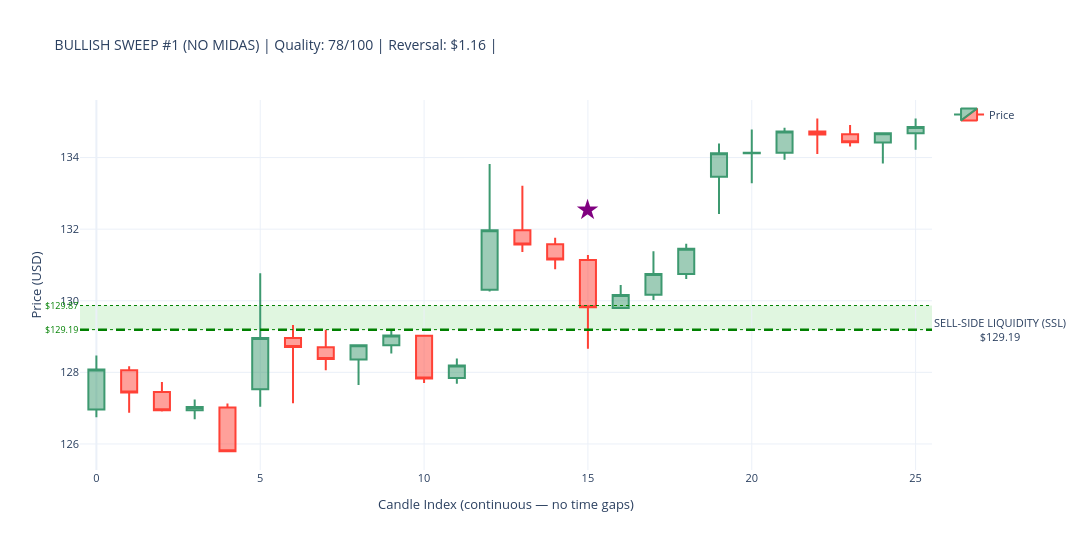
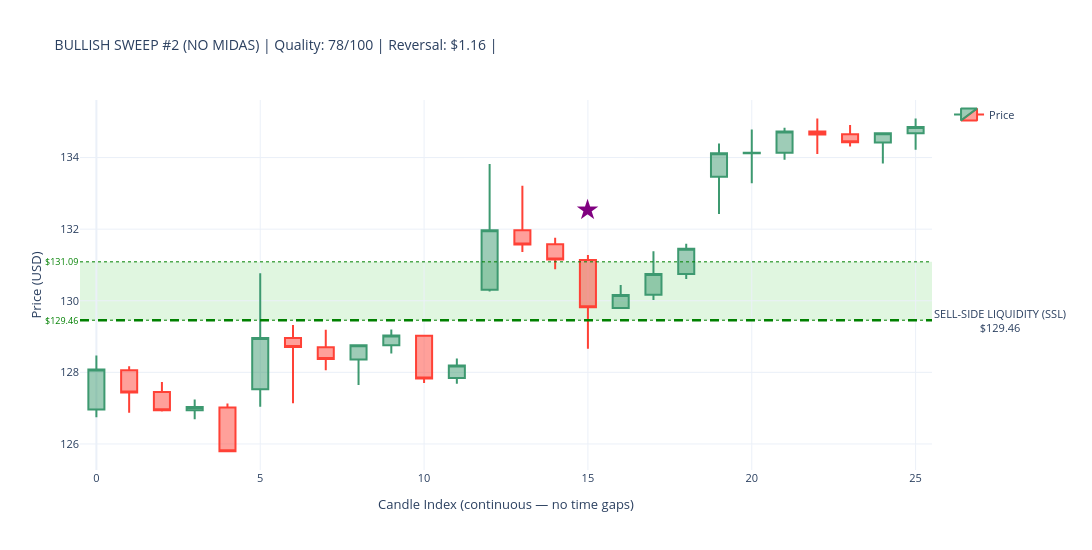
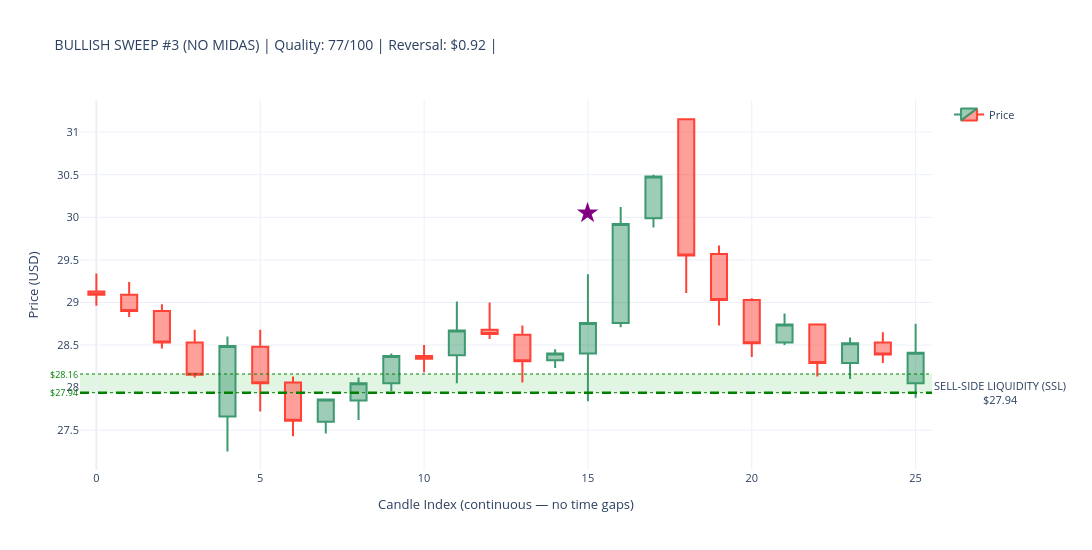
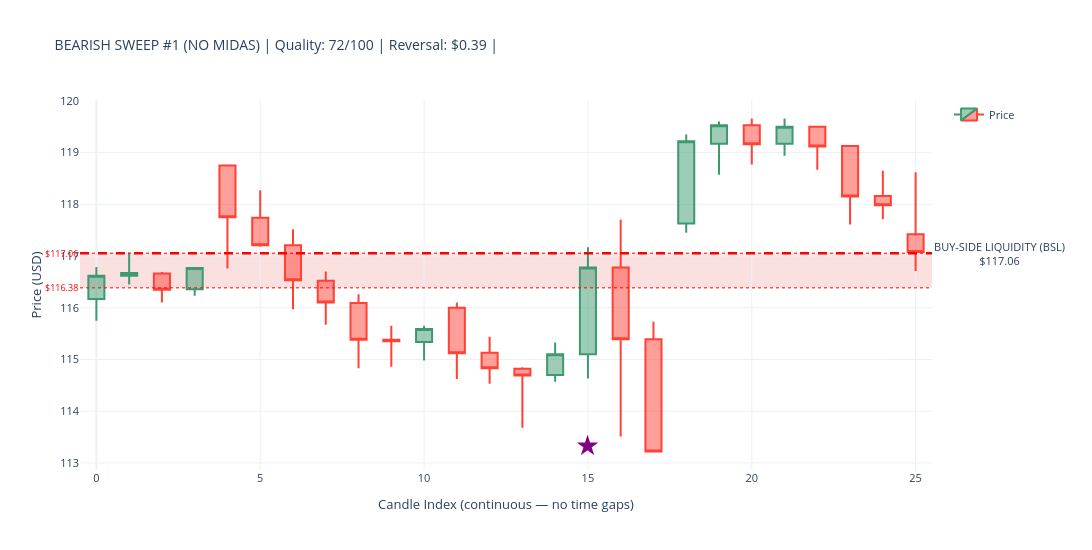

Source (notebook cell) for these figures, in order:
### Code cell
# ---------------------------------------------------------------------------
# SWEEP DETECTION CANDLESTICK VISUALIZATIONS WITH LIQUIDITY ZONES
# ---------------------------------------------------------------------------

required_vars = ['sweeps_hourly_no_midas', 'sweeps_hourly_with_midas', 'hourly_data']
missing_vars  = [v for v in required_vars if v not in globals()]

if missing_vars:
    print(f"\n⚠ WARNING: Missing variables — {missing_vars}")
    print("Please execute Part 8 first. Skipping visualization...")
else:
    print("\n✓ All required variables present. Proceeding with visualization...")

if not missing_vars:

    print("\n" + "=" * 70)
    print("VISUALIZING TOP SWEEPS — CANDLESTICK CHARTS WITH LIQUIDITY ZONES")
    print("=" * 70)

    import plotly.graph_objects as go

    price_data = hourly_data.copy()
    print(f"\n✓ Hourly data: {len(price_data)} candles")
    print(f"  Date range: {price_data['timestamp'].min().date()} → "
          f"{price_data['timestamp'].max().date()}")

    print(f"\nSweep data check:")
    print(f"  NO MIDAS  : {len(sweeps_hourly_no_midas)} total sweeps")
    if len(sweeps_hourly_no_midas) > 0:
        print(f"    Bullish : {(sweeps_hourly_no_midas['sweep_type']=='BULLISH').sum()}")
        print(f"    Bearish : {(sweeps_hourly_no_midas['sweep_type']=='BEARISH').sum()}")
    print(f"  WITH MIDAS: {len(sweeps_hourly_with_midas)} total sweeps")
    if len(sweeps_hourly_with_midas) > 0:
        print(f"    Bullish : {(sweeps_hourly_with_midas['sweep_type']=='BULLISH').sum()}")
        print(f"    Bearish : {(sweeps_hourly_with_midas['sweep_type']=='BEARISH').sum()}")


    def make_candlestick_chart_with_zones(
        price_df, sweep_timestamp, zone_level,
        zone_top, zone_bottom,
        sweep_type, chart_title
    ):
        try:
            # ── exact-hour timestamp match ────────────────────────────────────
            sweep_ts       = pd.to_datetime(sweep_timestamp)
            sweep_ts_naive = sweep_ts.tz_localize(None) if sweep_ts.tzinfo else sweep_ts
            ts_col_naive   = pd.to_datetime(price_df['timestamp']).dt.tz_localize(None)

            exact = price_df[ts_col_naive == sweep_ts_naive]
            sweep_idx = exact.index[0] if len(exact) > 0 else (
                (ts_col_naive - sweep_ts_naive).abs().idxmin()
            )

            sweep_pos = price_df.index.get_loc(sweep_idx)
            start_pos = max(0, sweep_pos - 15)
            end_pos   = min(len(price_df) - 1, sweep_pos + 10)

            subset = price_df.iloc[start_pos : end_pos + 1].copy().reset_index(drop=True)
            subset['candle_idx'] = range(len(subset))

            # FIX: build hover text as a list — Candlestick uses `text`, not `hovertemplate`
            hover_texts = [
                (f"{row['timestamp'].strftime('%Y-%m-%d %H:%M')}<br>"
                 f"O: ${row['open']:.2f}  H: ${row['high']:.2f}<br>"
                 f"L: ${row['low']:.2f}   C: ${row['close']:.2f}")
                for _, row in subset.iterrows()
            ]

            # ── candlestick ───────────────────────────────────────────────────
            fig = go.Figure(data=[go.Candlestick(
                x=subset['candle_idx'],
                open=subset['open'],  high=subset['high'],
                low=subset['low'],    close=subset['close'],
                name='Price',
                text=hover_texts,          # ← was hovertemplate (unsupported)
                hoverinfo='text',          # tell Plotly to show our text on hover
            )])

            # ── ICT-correct zone labels + actual boundaries ───────────────────
            if sweep_type == 'BULLISH':
                fill_color = 'rgba(0,180,0,0.12)'
                line_color = 'green'
                zone_label = 'SELL-SIDE LIQUIDITY (SSL)'
            else:
                fill_color = 'rgba(220,0,0,0.12)'
                line_color = 'red'
                zone_label = 'BUY-SIDE LIQUIDITY (BSL)'

            fig.add_hrect(
                y0=zone_bottom, y1=zone_top,
                fillcolor=fill_color, opacity=1.0,
                layer='below', line_width=0,
            )
            fig.add_hline(
                y=zone_level,
                line_width=2.5, line_dash='dash', line_color=line_color,
                annotation_text=f'{zone_label}<br>${zone_level:.2f}',
                annotation_position='right',
                annotation=dict(font_size=11, bgcolor='rgba(255,255,255,0.85)')
            )
            for y_val in [zone_top, zone_bottom]:
                fig.add_hline(
                    y=y_val, line_width=1, line_dash='dot', line_color=line_color,
                    annotation_text=f'${y_val:.2f}', annotation_position='left',
                    annotation=dict(font_size=9, font_color=line_color)
                )

            # ── sweep marker ──────────────────────────────────────────────────
            sweep_subset_pos = sweep_pos - start_pos
            if 0 <= sweep_subset_pos < len(subset):
                row_c = subset.iloc[sweep_subset_pos]
                cr    = row_c['high'] - row_c['low']
                arrow_y = (row_c['high'] + cr * 0.5 if sweep_type == 'BULLISH'
                           else row_c['low'] - cr * 0.5)
                fig.add_annotation(
                    x=row_c['candle_idx'], y=arrow_y,
                    text='★', showarrow=False,
                    font=dict(size=28, color='purple'),
                    xanchor='center'
                )

            fig.update_layout(
                title=dict(text=chart_title, font=dict(size=14)),
                yaxis_title='Price (USD)',
                xaxis_title='Candle Index (continuous — no time gaps)',
                template='plotly_white',
                height=550, width=1150,
                hovermode='x unified',
                xaxis_rangeslider_visible=False,
                xaxis=dict(type='linear'),
                showlegend=True,
                font=dict(size=11),
                margin=dict(l=80, r=160, t=100, b=80),
            )
            return fig

        except Exception as e:
            print(f"      ✗ Error ({type(e).__name__}): {e}")
            return None


    def plot_sweep_set(sweeps_df, label):
        if sweeps_df.empty:
            print(f"\n✗ No sweeps in {label} dataset")
            return

        print(f"\n{'=' * 70}")
        print(f"{label} SWEEPS WITH LIQUIDITY ZONES")
        print('=' * 70)

        for sweep_type, side_label in [
            ('BULLISH', 'SSL Raids (demand zone sweeps — bullish reversal)'),
            ('BEARISH', 'BSL Raids (supply zone sweeps — bearish reversal)'),
        ]:
            subset = (
                sweeps_df[sweeps_df['sweep_type'] == sweep_type]
                .nlargest(3, 'sweep_quality_score')
            )
            print(f"\n{side_label}  ({len(subset)} shown):")

            for i, (_, row) in enumerate(subset.iterrows(), 1):
                z_top = float(row.get('zone_top',    row['zone_level'] * 1.005))
                z_bot = float(row.get('zone_bottom', row['zone_level'] * 0.995))

                title = (
                    f"{sweep_type} SWEEP #{i} ({label}) | "
                    f"Quality: {row['sweep_quality_score']:.0f}/100 | "
                    f"Reversal: ${row['reversal_distance']:.2f} | "
                )
                print(f"  {i}. {row['timestamp']}  zone=${row['zone_level']:.2f}")

                fig = make_candlestick_chart_with_zones(
                    price_data,
                    sweep_timestamp = row['timestamp'],
                    zone_level      = row['zone_level'],
                    zone_top        = z_top,
                    zone_bottom     = z_bot,
                    sweep_type      = sweep_type,
                    chart_title     = title,
                )
                if fig:
                    fig.show()
                else:
                    print("      → Could not create chart")


    plot_sweep_set(sweeps_hourly_no_midas,   'NO MIDAS')
    plot_sweep_set(sweeps_hourly_with_midas, 'WITH MIDAS')

    print("\n" + "=" * 70)
    print("✓ LIQUIDITY ZONE SWEEP VISUALIZATION COMPLETE")
    print("=" * 70)
    print("\nVISUAL LEGEND:")
    print("  🟢 GREEN ZONE : Demand zone — SSL raid (BULLISH sweep, reversal up)")
    print("  🔴 RED ZONE   : Supply zone — BSL raid (BEARISH sweep, reversal down)")
    print("  ★ Star        : Exact sweep detection candle")
    print("  - - Dashed    : Zone midline (zone_level)")
    print("  ··· Dotted    : Actual zone top / bottom boundaries")

### Figure 1 — Plotly figure (JSON) as saved in the notebook; plotly's stock layout.template omitted (floating-point values rounded to 4 significant figures)
{"data": [{"close": [128.1, 127.4, 126.9, 127.0, 125.8, 129.0, 128.7, 128.4, 128.8, 129.0, 127.8, 128.2, 132.0, 131.6, 131.2, 129.8, 130.2, 130.8, 131.4, 134.1, 134.1, 134.7, 134.6, 134.4, 134.7, 134.8], "high": [128.5, 128.2, 127.7, 127.2, 127.1, 130.8, 129.3, 129.2, 128.8, 129.2, 129.0, 128.4, 133.8, 133.2, 131.8, 131.3, 130.4, 131.4, 131.6, 134.4, 134.8, 134.8, 135.1, 134.9, 134.7, 135.1], "hoverinfo": "text", "low": [126.8, 126.9, 126.9, 126.7, 125.8, 127.0, 127.1, 128.1, 127.7, 128.5, 127.7, 127.7, 130.3, 131.4, 130.9, 128.7, 129.8, 130.0, 130.6, 132.4, 133.3, 133.9, 134.1, 134.3, 133.8, 134.2], "name": "Price", "open": [127.0, 128.1, 127.5, 126.9, 127.0, 127.5, 129.0, 128.7, 128.4, 128.8, 129.0, 127.8, 130.3, 132.0, 131.6, 131.1, 129.8, 130.2, 130.8, 133.5, 134.1, 134.1, 134.7, 134.7, 134.4, 134.7], "text": ["2024-07-05 11:30<br>O: $126.96  H: $128.47<br>L: $126.75   C: $128.08", "2024-07-05 12:30<br>O: $128.06  H: $128.17<br>L: $126.87   C: $127.44", "2024-07-05 13:30<br>O: $127.45  H: $127.73<br>L: $126.91   C: $126.94", "2024-07-05 14:30<br>O: $126.94  H: $127.24<br>L: $126.69   C: $127.03", "2024-07-05 15:30<br>O: $127.02  H: $127.13<br>L: $125.79   C: $125.80", "2024-07-08 09:30<br>O: $127.53  H: $130.77<br>L: $127.04   C: $128.96", "2024-07-08 10:30<br>O: $128.96  H: $129.32<br>L: $127.14   C: $128.71", "2024-07-08 11:30<br>O: $128.70  H: $129.19<br>L: $128.06   C: $128.37", "2024-07-08 12:30<br>O: $128.36  H: $128.76<br>L: $127.65   C: $128.76", "2024-07-08 13:30<br>O: $128.76  H: $129.20<br>L: $128.53   C: $129.03", "2024-07-08 14:30<br>O: $129.02  H: $129.02<br>L: $127.70   C: $127.83", "2024-07-08 15:30<br>O: $127.84  H: $128.39<br>L: $127.68   C: $128.19", "2024-07-09 09:30<br>O: $130.31  H: $133.82<br>L: $130.26   C: $131.97", "2024-07-09 10:30<br>O: $131.97  H: $133.21<br>L: $131.36   C: $131.57", "2024-07-09 11:30<br>O: $131.58  H: $131.76<br>L: $130.88   C: $131.15", "2024-07-09 12:30<br>O: $131.14  H: $131.28<br>L: $128.66   C: $129.82", "2024-07-09 13:30<br>O: $129.80  H: $130.44<br>L: $129.79   C: $130.16", "2024-07-09 14:30<br>O: $130.17  H: $131.38<br>L: $130.02   C: $130.75", "2024-07-09 15:30<br>O: $130.75  H: $131.59<br>L: $130.61   C: $131.45", "2024-07-10 09:30<br>O: $133.46  H: $134.39<br>L: $132.42   C: $134.12", "2024-07-10 10:30<br>O: $134.12  H: $134.78<br>L: $133.28   C: $134.13", "2024-07-10 11:30<br>O: $134.13  H: $134.83<br>L: $133.94   C: $134.73", "2024-07-10 12:30<br>O: $134.73  H: $135.09<br>L: $134.10   C: $134.64", "2024-07-10 13:30<br>O: $134.65  H: $134.91<br>L: $134.31   C: $134.43", "2024-07-10 14:30<br>O: $134.42  H: $134.70<br>L: $133.83   C: $134.68", "2024-07-10 15:30<br>O: $134.68  H: $135.09<br>L: $134.22   C: $134.85"], "type": "candlestick", "x": [0, 1, 2, 3, 4, 5, 6, 7, 8, 9, 10, 11, 12, 13, 14, 15, 16, 17, 18, 19, 20, 21, 22, 23, 24, 25]}], "layout": {"annotations": [{"bgcolor": "rgba(255,255,255,0.85)", "font": {"size": 11}, "showarrow": false, "text": "SELL-SIDE LIQUIDITY (SSL)<br>$129.19", "x": 1, "xanchor": "left", "xref": "x domain", "y": 129.2, "yanchor": "middle", "yref": "y"}, {"font": {"color": "green", "size": 9}, "showarrow": false, "text": "$129.87", "x": 0, "xanchor": "right", "xref": "x domain", "y": 129.9, "yanchor": "middle", "yref": "y"}, {"font": {"color": "green", "size": 9}, "showarrow": false, "text": "$129.19", "x": 0, "xanchor": "right", "xref": "x domain", "y": 129.2, "yanchor": "middle", "yref": "y"}, {"font": {"color": "purple", "size": 28}, "showarrow": false, "text": "★", "x": 15, "xanchor": "center", "y": 132.6}], "font": {"size": 11}, "height": 550, "hovermode": "x unified", "margin": {"b": 80, "l": 80, "r": 160, "t": 100}, "shapes": [{"fillcolor": "rgba(0,180,0,0.12)", "layer": "below", "line": {"width": 0}, "opacity": 1, "type": "rect", "x0": 0, "x1": 1, "xref": "x domain", "y0": 129.2, "y1": 129.9, "yref": "y"}, {"line": {"color": "green", "dash": "dash", "width": 2.5}, "type": "line", "x0": 0, "x1": 1, "xref": "x domain", "y0": 129.2, "y1": 129.2, "yref": "y"}, {"line": {"color": "green", "dash": "dot", "width": 1}, "type": "line", "x0": 0, "x1": 1, "xref": "x domain", "y0": 129.9, "y1": 129.9, "yref": "y"}, {"line": {"color": "green", "dash": "dot", "width": 1}, "type": "line", "x0": 0, "x1": 1, "xref": "x domain", "y0": 129.2, "y1": 129.2, "yref": "y"}], "showlegend": true, "title": {"font": {"size": 14}, "text": "BULLISH SWEEP #1 (NO MIDAS) | Quality: 78/100 | Reversal: $1.16 | "}, "width": 1150, "xaxis": {"rangeslider": {"visible": false}, "title": {"text": "Candle Index (continuous — no time gaps)"}, "type": "linear"}, "yaxis": {"title": {"text": "Price (USD)"}}}}

### Figure 2 — Plotly figure (JSON) as saved in the notebook; plotly's stock layout.template omitted (floating-point values rounded to 4 significant figures)
{"data": [{"close": [128.1, 127.4, 126.9, 127.0, 125.8, 129.0, 128.7, 128.4, 128.8, 129.0, 127.8, 128.2, 132.0, 131.6, 131.2, 129.8, 130.2, 130.8, 131.4, 134.1, 134.1, 134.7, 134.6, 134.4, 134.7, 134.8], "high": [128.5, 128.2, 127.7, 127.2, 127.1, 130.8, 129.3, 129.2, 128.8, 129.2, 129.0, 128.4, 133.8, 133.2, 131.8, 131.3, 130.4, 131.4, 131.6, 134.4, 134.8, 134.8, 135.1, 134.9, 134.7, 135.1], "hoverinfo": "text", "low": [126.8, 126.9, 126.9, 126.7, 125.8, 127.0, 127.1, 128.1, 127.7, 128.5, 127.7, 127.7, 130.3, 131.4, 130.9, 128.7, 129.8, 130.0, 130.6, 132.4, 133.3, 133.9, 134.1, 134.3, 133.8, 134.2], "name": "Price", "open": [127.0, 128.1, 127.5, 126.9, 127.0, 127.5, 129.0, 128.7, 128.4, 128.8, 129.0, 127.8, 130.3, 132.0, 131.6, 131.1, 129.8, 130.2, 130.8, 133.5, 134.1, 134.1, 134.7, 134.7, 134.4, 134.7], "text": ["2024-07-05 11:30<br>O: $126.96  H: $128.47<br>L: $126.75   C: $128.08", "2024-07-05 12:30<br>O: $128.06  H: $128.17<br>L: $126.87   C: $127.44", "2024-07-05 13:30<br>O: $127.45  H: $127.73<br>L: $126.91   C: $126.94", "2024-07-05 14:30<br>O: $126.94  H: $127.24<br>L: $126.69   C: $127.03", "2024-07-05 15:30<br>O: $127.02  H: $127.13<br>L: $125.79   C: $125.80", "2024-07-08 09:30<br>O: $127.53  H: $130.77<br>L: $127.04   C: $128.96", "2024-07-08 10:30<br>O: $128.96  H: $129.32<br>L: $127.14   C: $128.71", "2024-07-08 11:30<br>O: $128.70  H: $129.19<br>L: $128.06   C: $128.37", "2024-07-08 12:30<br>O: $128.36  H: $128.76<br>L: $127.65   C: $128.76", "2024-07-08 13:30<br>O: $128.76  H: $129.20<br>L: $128.53   C: $129.03", "2024-07-08 14:30<br>O: $129.02  H: $129.02<br>L: $127.70   C: $127.83", "2024-07-08 15:30<br>O: $127.84  H: $128.39<br>L: $127.68   C: $128.19", "2024-07-09 09:30<br>O: $130.31  H: $133.82<br>L: $130.26   C: $131.97", "2024-07-09 10:30<br>O: $131.97  H: $133.21<br>L: $131.36   C: $131.57", "2024-07-09 11:30<br>O: $131.58  H: $131.76<br>L: $130.88   C: $131.15", "2024-07-09 12:30<br>O: $131.14  H: $131.28<br>L: $128.66   C: $129.82", "2024-07-09 13:30<br>O: $129.80  H: $130.44<br>L: $129.79   C: $130.16", "2024-07-09 14:30<br>O: $130.17  H: $131.38<br>L: $130.02   C: $130.75", "2024-07-09 15:30<br>O: $130.75  H: $131.59<br>L: $130.61   C: $131.45", "2024-07-10 09:30<br>O: $133.46  H: $134.39<br>L: $132.42   C: $134.12", "2024-07-10 10:30<br>O: $134.12  H: $134.78<br>L: $133.28   C: $134.13", "2024-07-10 11:30<br>O: $134.13  H: $134.83<br>L: $133.94   C: $134.73", "2024-07-10 12:30<br>O: $134.73  H: $135.09<br>L: $134.10   C: $134.64", "2024-07-10 13:30<br>O: $134.65  H: $134.91<br>L: $134.31   C: $134.43", "2024-07-10 14:30<br>O: $134.42  H: $134.70<br>L: $133.83   C: $134.68", "2024-07-10 15:30<br>O: $134.68  H: $135.09<br>L: $134.22   C: $134.85"], "type": "candlestick", "x": [0, 1, 2, 3, 4, 5, 6, 7, 8, 9, 10, 11, 12, 13, 14, 15, 16, 17, 18, 19, 20, 21, 22, 23, 24, 25]}], "layout": {"annotations": [{"bgcolor": "rgba(255,255,255,0.85)", "font": {"size": 11}, "showarrow": false, "text": "SELL-SIDE LIQUIDITY (SSL)<br>$129.46", "x": 1, "xanchor": "left", "xref": "x domain", "y": 129.5, "yanchor": "middle", "yref": "y"}, {"font": {"color": "green", "size": 9}, "showarrow": false, "text": "$131.09", "x": 0, "xanchor": "right", "xref": "x domain", "y": 131.1, "yanchor": "middle", "yref": "y"}, {"font": {"color": "green", "size": 9}, "showarrow": false, "text": "$129.46", "x": 0, "xanchor": "right", "xref": "x domain", "y": 129.5, "yanchor": "middle", "yref": "y"}, {"font": {"color": "purple", "size": 28}, "showarrow": false, "text": "★", "x": 15, "xanchor": "center", "y": 132.6}], "font": {"size": 11}, "height": 550, "hovermode": "x unified", "margin": {"b": 80, "l": 80, "r": 160, "t": 100}, "shapes": [{"fillcolor": "rgba(0,180,0,0.12)", "layer": "below", "line": {"width": 0}, "opacity": 1, "type": "rect", "x0": 0, "x1": 1, "xref": "x domain", "y0": 129.5, "y1": 131.1, "yref": "y"}, {"line": {"color": "green", "dash": "dash", "width": 2.5}, "type": "line", "x0": 0, "x1": 1, "xref": "x domain", "y0": 129.5, "y1": 129.5, "yref": "y"}, {"line": {"color": "green", "dash": "dot", "width": 1}, "type": "line", "x0": 0, "x1": 1, "xref": "x domain", "y0": 131.1, "y1": 131.1, "yref": "y"}, {"line": {"color": "green", "dash": "dot", "width": 1}, "type": "line", "x0": 0, "x1": 1, "xref": "x domain", "y0": 129.5, "y1": 129.5, "yref": "y"}], "showlegend": true, "title": {"font": {"size": 14}, "text": "BULLISH SWEEP #2 (NO MIDAS) | Quality: 78/100 | Reversal: $1.16 | "}, "width": 1150, "xaxis": {"rangeslider": {"visible": false}, "title": {"text": "Candle Index (continuous — no time gaps)"}, "type": "linear"}, "yaxis": {"title": {"text": "Price (USD)"}}}}

### Figure 3 — Plotly figure (JSON) as saved in the notebook; plotly's stock layout.template omitted (floating-point values rounded to 4 significant figures)
{"data": [{"close": [29.09, 28.9, 28.53, 28.15, 28.49, 28.05, 27.61, 27.86, 28.05, 28.37, 28.34, 28.67, 28.63, 28.31, 28.4, 28.76, 29.92, 30.48, 29.55, 29.03, 28.52, 28.74, 28.29, 28.52, 28.39, 28.41], "high": [29.34, 29.24, 28.98, 28.68, 28.6, 28.68, 28.13, 27.87, 28.12, 28.4, 28.5, 29.01, 29, 28.73, 28.45, 29.33, 30.12, 30.5, 31.16, 29.67, 29.05, 28.87, 28.75, 28.59, 28.65, 28.75], "hoverinfo": "text", "low": [28.96, 28.83, 28.46, 28.12, 27.25, 27.72, 27.43, 27.46, 27.62, 27.96, 28.18, 28.05, 28.57, 28.06, 28.23, 27.84, 28.71, 29.88, 29.11, 28.73, 28.36, 28.5, 28.13, 28.1, 28.29, 27.88], "name": "Price", "open": [29.13, 29.09, 28.9, 28.53, 27.66, 28.48, 28.06, 27.6, 27.85, 28.05, 28.37, 28.38, 28.68, 28.62, 28.32, 28.4, 28.76, 29.99, 31.15, 29.57, 29.03, 28.53, 28.74, 28.29, 28.53, 28.05], "text": ["2021-12-13 12:30<br>O: $29.13  H: $29.34<br>L: $28.96   C: $29.09", "2021-12-13 13:30<br>O: $29.09  H: $29.24<br>L: $28.83   C: $28.90", "2021-12-13 14:30<br>O: $28.90  H: $28.98<br>L: $28.46   C: $28.53", "2021-12-13 15:30<br>O: $28.53  H: $28.68<br>L: $28.12   C: $28.15", "2021-12-14 09:30<br>O: $27.66  H: $28.60<br>L: $27.25   C: $28.49", "2021-12-14 10:30<br>O: $28.48  H: $28.68<br>L: $27.72   C: $28.05", "2021-12-14 11:30<br>O: $28.06  H: $28.13<br>L: $27.43   C: $27.61", "2021-12-14 12:30<br>O: $27.60  H: $27.87<br>L: $27.46   C: $27.86", "2021-12-14 13:30<br>O: $27.85  H: $28.12<br>L: $27.62   C: $28.05", "2021-12-14 14:30<br>O: $28.05  H: $28.40<br>L: $27.96   C: $28.37", "2021-12-14 15:30<br>O: $28.37  H: $28.50<br>L: $28.18   C: $28.34", "2021-12-15 09:30<br>O: $28.38  H: $29.01<br>L: $28.05   C: $28.67", "2021-12-15 10:30<br>O: $28.68  H: $29.00<br>L: $28.57   C: $28.63", "2021-12-15 11:30<br>O: $28.62  H: $28.73<br>L: $28.06   C: $28.31", "2021-12-15 12:30<br>O: $28.32  H: $28.45<br>L: $28.23   C: $28.40", "2021-12-15 13:30<br>O: $28.40  H: $29.33<br>L: $27.84   C: $28.76", "2021-12-15 14:30<br>O: $28.76  H: $30.12<br>L: $28.71   C: $29.92", "2021-12-15 15:30<br>O: $29.99  H: $30.50<br>L: $29.88   C: $30.48", "2021-12-16 09:30<br>O: $31.15  H: $31.16<br>L: $29.11   C: $29.55", "2021-12-16 10:30<br>O: $29.57  H: $29.67<br>L: $28.73   C: $29.03", "2021-12-16 11:30<br>O: $29.03  H: $29.05<br>L: $28.36   C: $28.52", "2021-12-16 12:30<br>O: $28.53  H: $28.87<br>L: $28.50   C: $28.74", "2021-12-16 13:30<br>O: $28.74  H: $28.75<br>L: $28.13   C: $28.29", "2021-12-16 14:30<br>O: $28.29  H: $28.59<br>L: $28.10   C: $28.52", "2021-12-16 15:30<br>O: $28.53  H: $28.65<br>L: $28.29   C: $28.39", "2021-12-17 09:30<br>O: $28.05  H: $28.75<br>L: $27.88   C: $28.41"], "type": "candlestick", "x": [0, 1, 2, 3, 4, 5, 6, 7, 8, 9, 10, 11, 12, 13, 14, 15, 16, 17, 18, 19, 20, 21, 22, 23, 24, 25]}], "layout": {"annotations": [{"bgcolor": "rgba(255,255,255,0.85)", "font": {"size": 11}, "showarrow": false, "text": "SELL-SIDE LIQUIDITY (SSL)<br>$27.94", "x": 1, "xanchor": "left", "xref": "x domain", "y": 27.94, "yanchor": "middle", "yref": "y"}, {"font": {"color": "green", "size": 9}, "showarrow": false, "text": "$28.16", "x": 0, "xanchor": "right", "xref": "x domain", "y": 28.16, "yanchor": "middle", "yref": "y"}, {"font": {"color": "green", "size": 9}, "showarrow": false, "text": "$27.94", "x": 0, "xanchor": "right", "xref": "x domain", "y": 27.94, "yanchor": "middle", "yref": "y"}, {"font": {"color": "purple", "size": 28}, "showarrow": false, "text": "★", "x": 15, "xanchor": "center", "y": 30.07}], "font": {"size": 11}, "height": 550, "hovermode": "x unified", "margin": {"b": 80, "l": 80, "r": 160, "t": 100}, "shapes": [{"fillcolor": "rgba(0,180,0,0.12)", "layer": "below", "line": {"width": 0}, "opacity": 1, "type": "rect", "x0": 0, "x1": 1, "xref": "x domain", "y0": 27.94, "y1": 28.16, "yref": "y"}, {"line": {"color": "green", "dash": "dash", "width": 2.5}, "type": "line", "x0": 0, "x1": 1, "xref": "x domain", "y0": 27.94, "y1": 27.94, "yref": "y"}, {"line": {"color": "green", "dash": "dot", "width": 1}, "type": "line", "x0": 0, "x1": 1, "xref": "x domain", "y0": 28.16, "y1": 28.16, "yref": "y"}, {"line": {"color": "green", "dash": "dot", "width": 1}, "type": "line", "x0": 0, "x1": 1, "xref": "x domain", "y0": 27.94, "y1": 27.94, "yref": "y"}], "showlegend": true, "title": {"font": {"size": 14}, "text": "BULLISH SWEEP #3 (NO MIDAS) | Quality: 77/100 | Reversal: $0.92 | "}, "width": 1150, "xaxis": {"rangeslider": {"visible": false}, "title": {"text": "Candle Index (continuous — no time gaps)"}, "type": "linear"}, "yaxis": {"title": {"text": "Price (USD)"}}}}

### Figure 4 — Plotly figure (JSON) as saved in the notebook; plotly's stock layout.template omitted (floating-point values rounded to 4 significant figures)
{"data": [{"close": [116.6, 116.7, 116.3, 116.8, 117.8, 117.2, 116.5, 116.1, 115.4, 115.3, 115.6, 115.1, 114.8, 114.7, 115.1, 116.8, 115.4, 113.2, 119.2, 119.5, 119.2, 119.5, 119.1, 118.2, 118.0, 117.1], "high": [116.8, 117.1, 116.7, 116.8, 118.8, 118.3, 117.5, 116.7, 116.3, 115.7, 115.7, 116.1, 115.4, 114.8, 115.3, 117.2, 117.7, 115.7, 119.3, 119.6, 119.7, 119.7, 119.5, 119.1, 118.7, 118.6], "hoverinfo": "text", "low": [115.8, 116.5, 116.1, 116.2, 116.8, 117.2, 116.0, 115.7, 114.8, 114.9, 115.0, 114.6, 114.5, 113.7, 114.6, 114.6, 113.5, 113.2, 117.5, 118.6, 118.8, 118.9, 118.7, 117.6, 117.7, 116.7], "name": "Price", "open": [116.2, 116.6, 116.7, 116.4, 118.8, 117.7, 117.2, 116.5, 116.1, 115.4, 115.3, 116, 115.1, 114.8, 114.7, 115.1, 116.8, 115.4, 117.6, 119.2, 119.5, 119.2, 119.5, 119.1, 118.2, 117.4], "text": ["2024-09-16 12:30<br>O: $116.17  H: $116.79<br>L: $115.75   C: $116.62", "2024-09-16 13:30<br>O: $116.62  H: $117.07<br>L: $116.45   C: $116.67", "2024-09-16 14:30<br>O: $116.66  H: $116.69<br>L: $116.10   C: $116.35", "2024-09-16 15:30<br>O: $116.36  H: $116.79<br>L: $116.23   C: $116.77", "2024-09-17 09:30<br>O: $118.75  H: $118.77<br>L: $116.76   C: $117.75", "2024-09-17 10:30<br>O: $117.74  H: $118.27<br>L: $117.18   C: $117.21", "2024-09-17 11:30<br>O: $117.21  H: $117.52<br>L: $115.97   C: $116.53", "2024-09-17 12:30<br>O: $116.52  H: $116.70<br>L: $115.67   C: $116.10", "2024-09-17 13:30<br>O: $116.09  H: $116.26<br>L: $114.83   C: $115.38", "2024-09-17 14:30<br>O: $115.38  H: $115.65<br>L: $114.86   C: $115.35", "2024-09-17 15:30<br>O: $115.34  H: $115.65<br>L: $114.98   C: $115.59", "2024-09-18 09:30<br>O: $116.00  H: $116.10<br>L: $114.62   C: $115.12", "2024-09-18 10:30<br>O: $115.13  H: $115.44<br>L: $114.53   C: $114.83", "2024-09-18 11:30<br>O: $114.82  H: $114.85<br>L: $113.68   C: $114.69", "2024-09-18 12:30<br>O: $114.70  H: $115.33<br>L: $114.57   C: $115.10", "2024-09-18 13:30<br>O: $115.10  H: $117.17<br>L: $114.63   C: $116.78", "2024-09-18 14:30<br>O: $116.78  H: $117.70<br>L: $113.51   C: $115.39", "2024-09-18 15:30<br>O: $115.39  H: $115.73<br>L: $113.22   C: $113.22", "2024-09-19 09:30<br>O: $117.63  H: $119.35<br>L: $117.45   C: $119.22", "2024-09-19 10:30<br>O: $119.17  H: $119.60<br>L: $118.57   C: $119.53", "2024-09-19 11:30<br>O: $119.53  H: $119.66<br>L: $118.77   C: $119.16", "2024-09-19 12:30<br>O: $119.17  H: $119.66<br>L: $118.94   C: $119.50", "2024-09-19 13:30<br>O: $119.50  H: $119.52<br>L: $118.67   C: $119.12", "2024-09-19 14:30<br>O: $119.13  H: $119.14<br>L: $117.61   C: $118.15", "2024-09-19 15:30<br>O: $118.16  H: $118.65<br>L: $117.71   C: $117.98", "2024-09-20 09:30<br>O: $117.42  H: $118.62<br>L: $116.71   C: $117.08"], "type": "candlestick", "x": [0, 1, 2, 3, 4, 5, 6, 7, 8, 9, 10, 11, 12, 13, 14, 15, 16, 17, 18, 19, 20, 21, 22, 23, 24, 25]}], "layout": {"annotations": [{"bgcolor": "rgba(255,255,255,0.85)", "font": {"size": 11}, "showarrow": false, "text": "BUY-SIDE LIQUIDITY (BSL)<br>$117.06", "x": 1, "xanchor": "left", "xref": "x domain", "y": 117.1, "yanchor": "middle", "yref": "y"}, {"font": {"color": "red", "size": 9}, "showarrow": false, "text": "$117.06", "x": 0, "xanchor": "right", "xref": "x domain", "y": 117.1, "yanchor": "middle", "yref": "y"}, {"font": {"color": "red", "size": 9}, "showarrow": false, "text": "$116.38", "x": 0, "xanchor": "right", "xref": "x domain", "y": 116.4, "yanchor": "middle", "yref": "y"}, {"font": {"color": "purple", "size": 28}, "showarrow": false, "text": "★", "x": 15, "xanchor": "center", "y": 113.4}], "font": {"size": 11}, "height": 550, "hovermode": "x unified", "margin": {"b": 80, "l": 80, "r": 160, "t": 100}, "shapes": [{"fillcolor": "rgba(220,0,0,0.12)", "layer": "below", "line": {"width": 0}, "opacity": 1, "type": "rect", "x0": 0, "x1": 1, "xref": "x domain", "y0": 116.4, "y1": 117.1, "yref": "y"}, {"line": {"color": "red", "dash": "dash", "width": 2.5}, "type": "line", "x0": 0, "x1": 1, "xref": "x domain", "y0": 117.1, "y1": 117.1, "yref": "y"}, {"line": {"color": "red", "dash": "dot", "width": 1}, "type": "line", "x0": 0, "x1": 1, "xref": "x domain", "y0": 117.1, "y1": 117.1, "yref": "y"}, {"line": {"color": "red", "dash": "dot", "width": 1}, "type": "line", "x0": 0, "x1": 1, "xref": "x domain", "y0": 116.4, "y1": 116.4, "yref": "y"}], "showlegend": true, "title": {"font": {"size": 14}, "text": "BEARISH SWEEP #1 (NO MIDAS) | Quality: 72/100 | Reversal: $0.39 | "}, "width": 1150, "xaxis": {"rangeslider": {"visible": false}, "title": {"text": "Candle Index (continuous — no time gaps)"}, "type": "linear"}, "yaxis": {"title": {"text": "Price (USD)"}}}}
